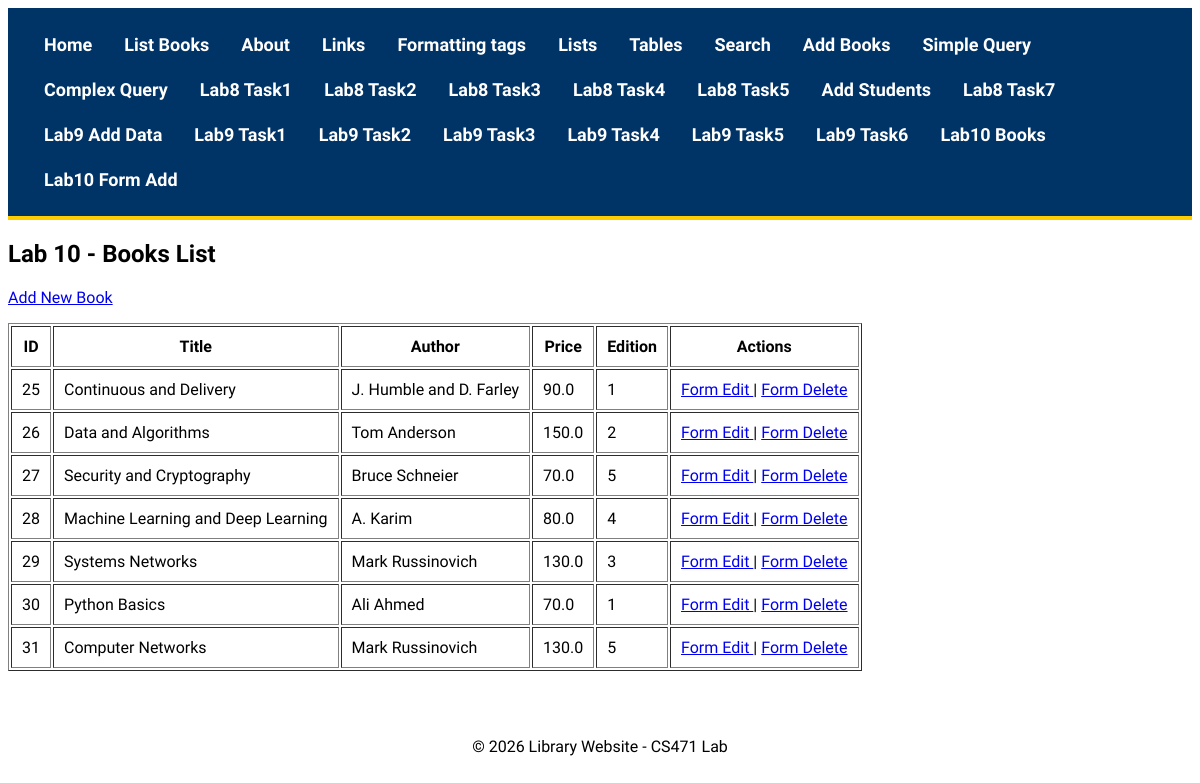
The app's page /lab10/listbooks/, older data.
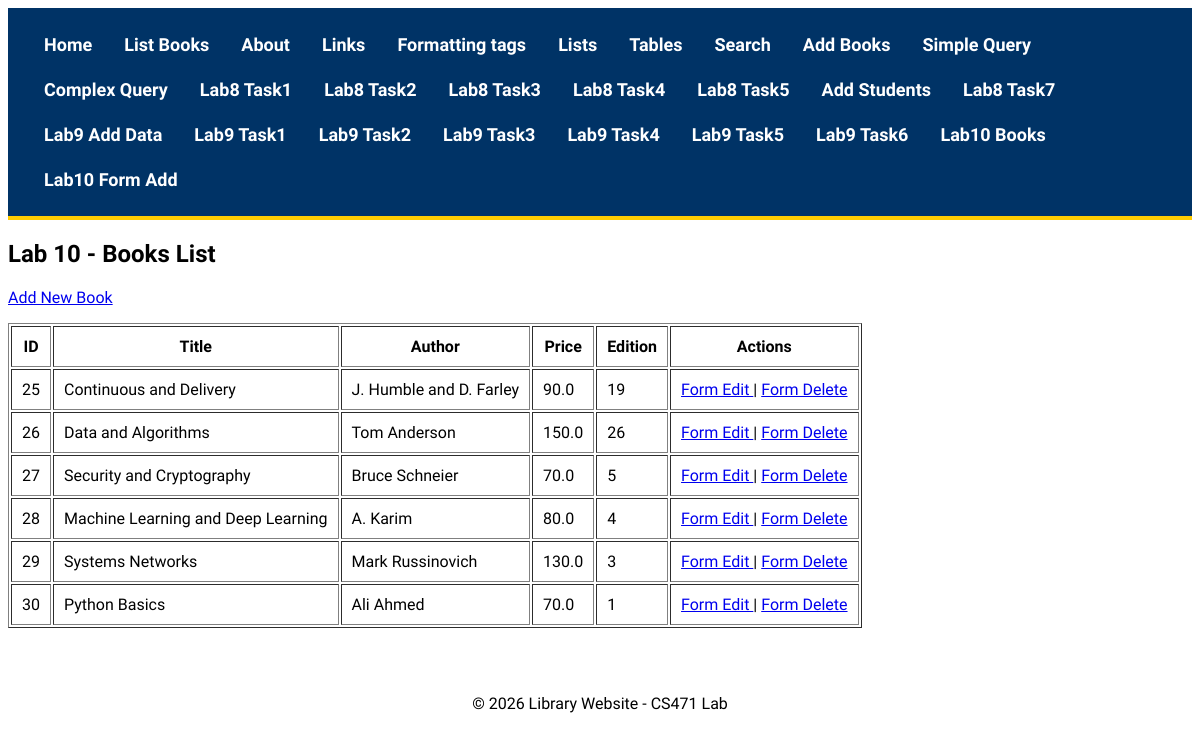
The same page, newer data.
### apps/bookmodule/models.py (models this page shows, shortened)
class Book(models.Model):
    title = models.CharField(max_length=50)
    author = models.CharField(max_length=50)
    price = models.FloatField(default=0.0)
    edition = models.SmallIntegerField(default=1)

### apps/bookmodule/views.py (the view)
# urls.py: path('lab10/listbooks/', views.list_books_lab10, name='books.lab10.list'),
def list_books_lab10(request):
    books = Book.objects.all()
    return render(
        request,
        'bookmodule/listbooks_lab10.html',
        {'books': books}
    )

### apps/templates/bookmodule/listbooks_lab10.html (shortened to what this page needs)
{% extends "layouts/base.html" %}
{% block content %}
<h2>Lab 10 - Books List</h2>
<p>
    <a href="{% url 'books.lab10.add' %}">
        Add New Book
    </a>
</p>
<table border="1" cellpadding="10">
    <tr>
        <th>ID</th>
        <th>Title</th>
        <th>Author</th>
        <th>Price</th>
        <th>Edition</th>
        <th>Actions</th>
    </tr>
    {% for book in books %}
    <tr>
        <td>{{ book.id }}</td>
        <td>{{ book.title }}</td>
        <td>{{ book.author }}</td>
        <td>{{ book.price }}</td>
        <td>{{ book.edition }}</td>
        <td>
            <a href="{% url 'books.lab10.form.edit' book.id %}">
                Form Edit
            </a>
            |
            <a href="{% url 'books.lab10.form.delete' book.id %}">
                Form Delete
            </a>
        </td>
    </tr>
    {% endfor %}
</table>
{% endblock %}

Row changes from the older to the newer data that the page shows:
removed Book: id "31", title "Computer Networks", author "Mark Russinovich", price "130.0", edition "5"
changed Book "Continuous and Delivery": edition "1" → "19"
changed Book "Data and Algorithms": edition "2" → "26"
